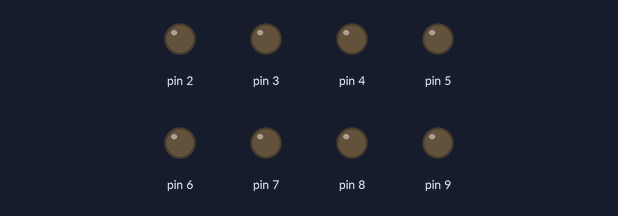
Bench run of a sketch on a simulated Arduino Uno, built with avr-gcc and run on an emulated ATmega328P. Parts: output pins drawn as LEDs (lit = HIGH).

Above: at 0.1 s.
At 4.1 s:
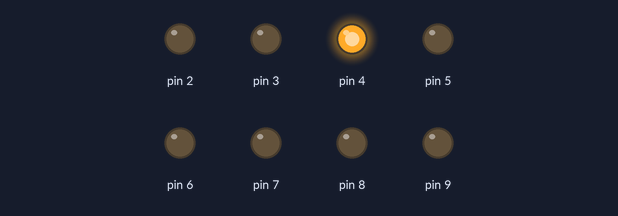
At 9.1 s:
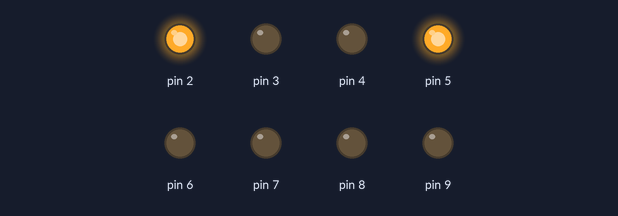
At 19.1 s:
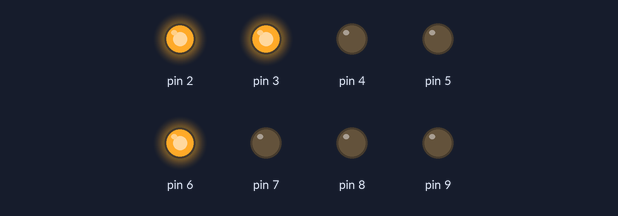
At 29.1 s:
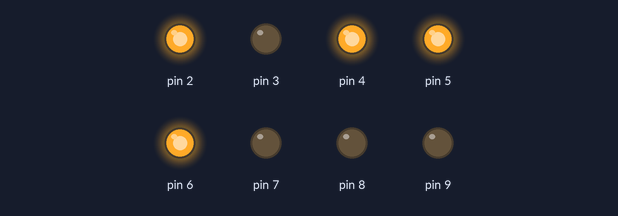
At 39.1 s:
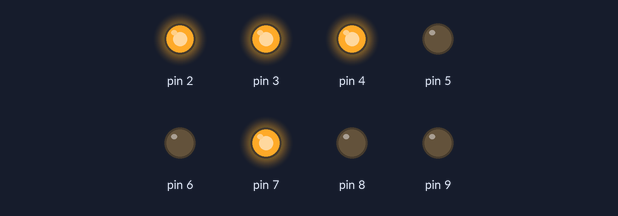
Timing chart, 0 to 40.0 s (numbered marks = the images above):
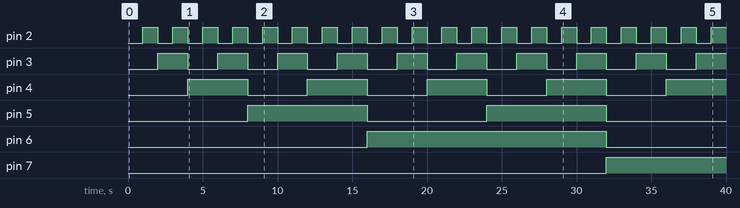

The sketch:

binary-clock.ino
```cpp
int counter = 0;

void setup() {
  for (int pinNumber = 2; pinNumber < 10; pinNumber++) {
    pinMode(pinNumber, OUTPUT);
    digitalWrite(pinNumber, LOW);
  }
}

void loop() {
  if (counter == 256) {
    counter = 0;
  }

  for (int n = 0; n < 8; n++) {
    int b = bitRead(counter, n);
    digitalWrite(n+2, b==0? LOW : HIGH);
  }

  counter++;
  delay(1000);
}
```

Measured:
- by itself, pin 2: alternates HIGH for 1.0 s and LOW for 1.0 s
- by itself, pin 3: alternates HIGH for 2.0 s and LOW for 2.0 s
- by itself, pin 4: alternates HIGH for 4.0 s and LOW for 4.0 s
- by itself, pin 5: alternates HIGH for 8.0 s and LOW for 8.0 s
- by itself, pin 6: LOW → HIGH at 16.0 s, → LOW 16.0 s later
- by itself, pin 7: LOW → HIGH at 32.0 s
